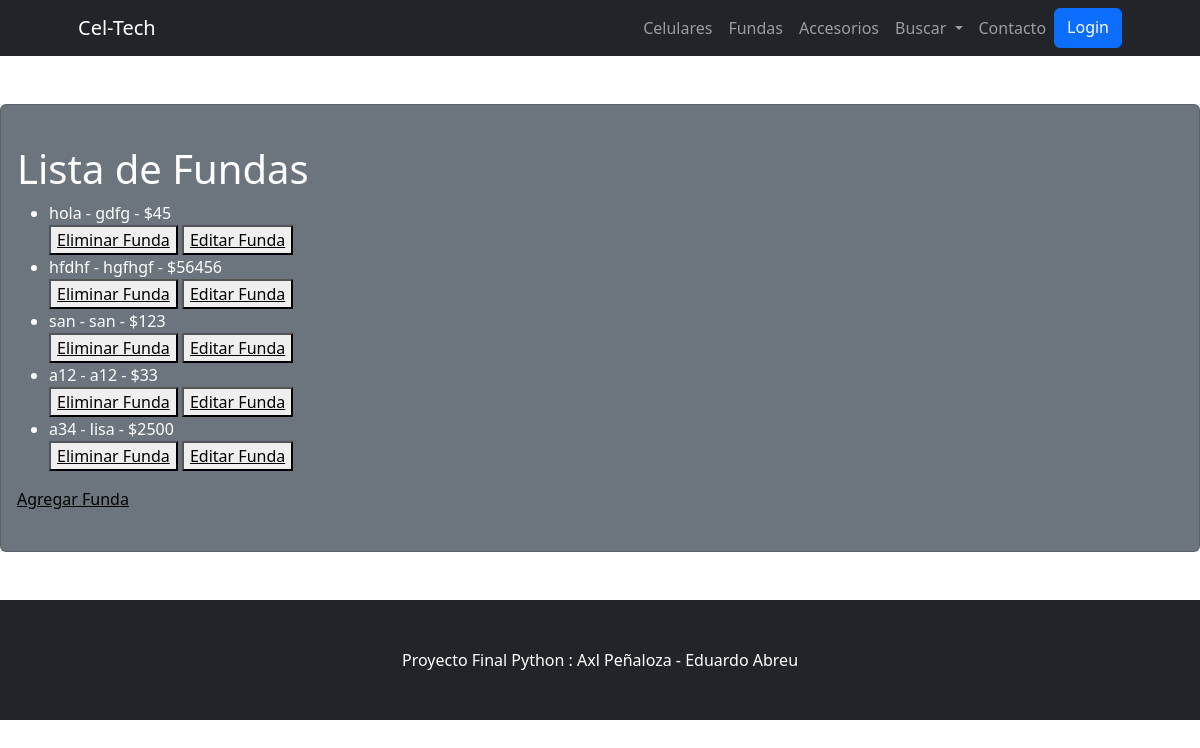
The page /CelTech/fundas-lista/ on the database as committed earlier.
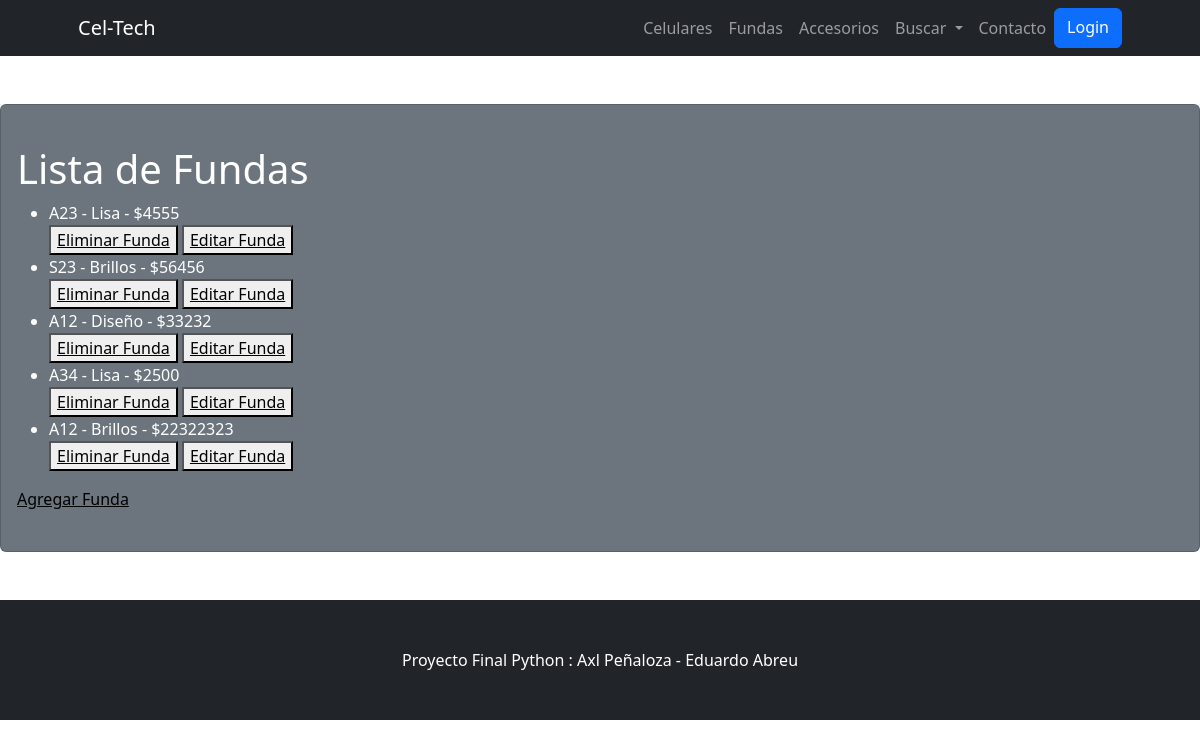
The same page on the database as committed later.
### CelTech/models.py (models this page shows)
class Fundas(models.Model):
    modelo = models.CharField(max_length=20)
    tipo =  models.CharField(max_length=20)
    precio = models.IntegerField()
    def __str__(self):
        return f'{self.modelo} - {self.tipo} - ${self.precio}'

### CelTech/views.py (the view)
# urls.py: path('fundas-lista/', FundasList.as_view(), name="FundasLista"),
class FundasList(ListView):
    model = Fundas
    template_name = "fundas_list.html"
    context_object_name = "fundaslist"

### CelTech/templates/fundas_list.html
{% extends 'padre.html' %}
{% block cambiante %}
    <h1>Lista de Fundas</h1>
    <ul>
        {% for funda in fundaslist  %}
            <li>{{funda}}</li>
            <div>
                <button>
                    <a style="color:black" href="{% url 'FundasEliminar' funda.id %}">Eliminar Funda</a>
                </button>
                <button>
                    <a style="color:black" href="{% url 'FundasActualizar' funda.id %}">Editar Funda</a>
                </button>
            </div>
        {% endfor %}
    </ul>
    <a style="color:black" href="{% url 'FundasCrear' %}">Agregar Funda</a>
{% endblock cambiante %}

Rows that differ between the two databases and show on the page:
removed Fundas: modelo+tipo+precio "hola - gdfg - $45"
removed Fundas: modelo+tipo+precio "hfdhf - hgfhgf - $56456"
removed Fundas: modelo+tipo+precio "san - san - $123"
added Fundas: modelo+tipo+precio "A23 - Lisa - $4555"
added Fundas: modelo+tipo+precio "S23 - Brillos - $56456"
changed Fundas: modelo+tipo+precio "a12 - a12 - $33" → "A12 - Diseño - $33232"
changed Fundas: modelo+tipo+precio "a34 - lisa - $2500" → "A34 - Lisa - $2500"
added Fundas: modelo+tipo+precio "A12 - Brillos - $22322323"
